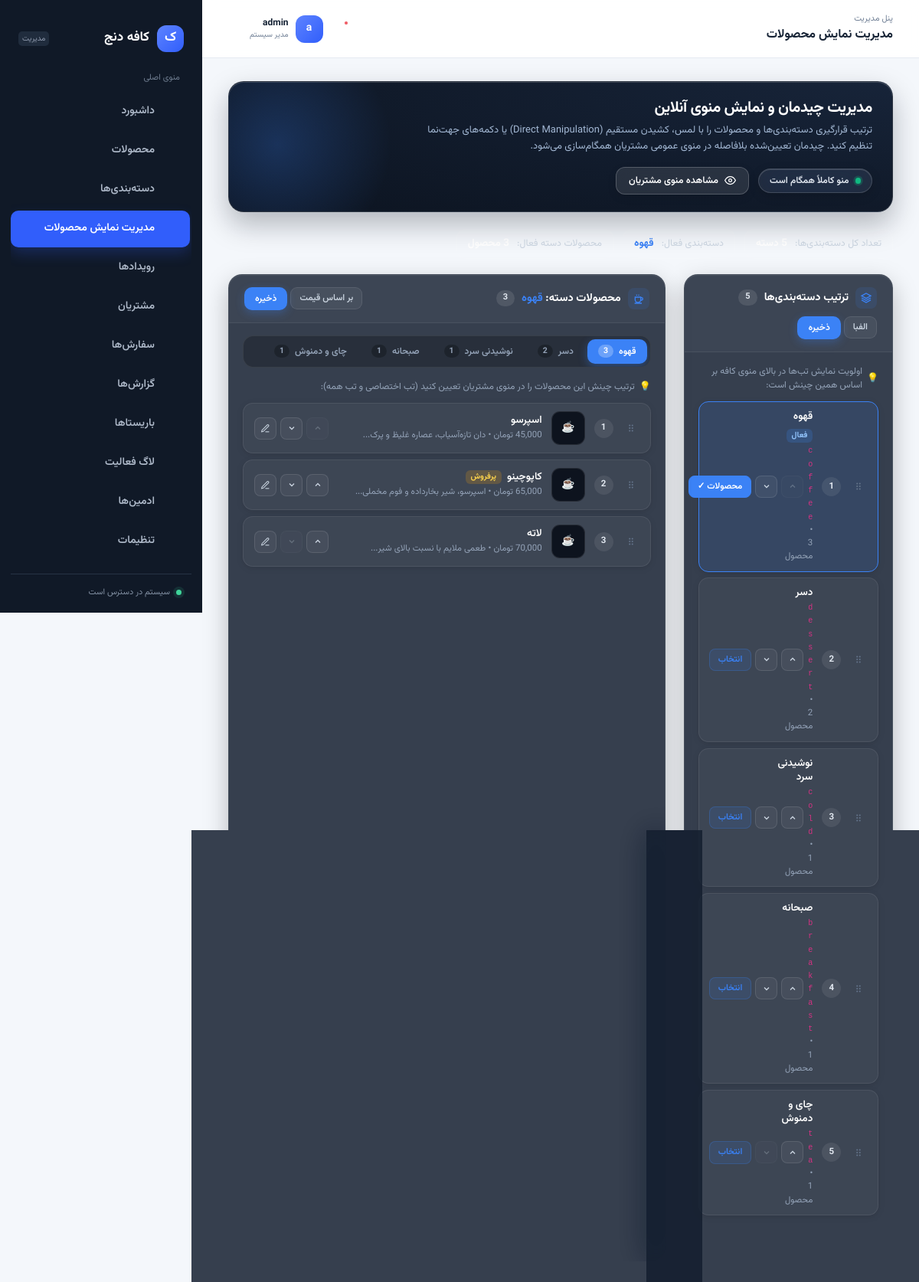
/admin/menu-display.php (signed in), run on the app's committed database.
### tables this page shows
CREATE TABLE IF NOT EXISTS `categories` (
  `id`         INT UNSIGNED AUTO_INCREMENT PRIMARY KEY,
  `name`       VARCHAR(100) NOT NULL,
  `slug`       VARCHAR(100) NOT NULL,            
  `sort_order` SMALLINT UNSIGNED NOT NULL DEFAULT 0,   
  `created_at` TIMESTAMP NOT NULL DEFAULT CURRENT_TIMESTAMP,
  UNIQUE KEY `uq_categories_slug` (`slug`)
);

CREATE TABLE IF NOT EXISTS `products` (
  `id`          INT UNSIGNED AUTO_INCREMENT PRIMARY KEY,
  `category_id` INT UNSIGNED NOT NULL,
  `name`        VARCHAR(150) NOT NULL,
  `description` VARCHAR(500) DEFAULT NULL,
  `price`       DECIMAL(10,0) UNSIGNED NOT NULL,    
  `image`       VARCHAR(255) DEFAULT NULL,           
  `badge`       VARCHAR(50)  DEFAULT NULL,            
  `status`      ENUM('active','inactive') NOT NULL DEFAULT 'active',
  `discount_enabled`   TINYINT(1) NOT NULL DEFAULT 0,
  `discount_type`      ENUM('percentage','fixed') NULL DEFAULT NULL,
  `discount_value`     DECIMAL(10,2) NULL DEFAULT NULL,
  `discount_starts_at` DATE NULL DEFAULT NULL,
  `discount_ends_at`   DATE NULL DEFAULT NULL,
  `sort_order`  SMALLINT UNSIGNED NOT NULL DEFAULT 0,
  `created_at`  TIMESTAMP NOT NULL DEFAULT CURRENT_TIMESTAMP,
  `updated_at`  TIMESTAMP NOT NULL DEFAULT CURRENT_TIMESTAMP ON UPDATE CURRENT_TIMESTAMP,
  KEY `idx_products_category` (`category_id`),
  KEY `idx_products_status` (`status`),
  CONSTRAINT `fk_products_category`
    FOREIGN KEY (`category_id`) REFERENCES `categories`(`id`)
    ON DELETE CASCADE ON UPDATE CASCADE
);

### public_html/admin/menu-display.php (the view, shortened to what the rows shown need)
<?php
require_once __DIR__ . '/../../classes/Product.php';
require_once __DIR__ . '/../../classes/Category.php';
$categories = Category::all();
$selectedCatId = isset($_GET['cat']) ? (int) $_GET['cat'] : null;
$selectedCategory = null;
if ($selectedCatId !== null) {
    foreach ($categories as $cat) {
        if ((int) $cat['id'] === $selectedCatId) {
            $selectedCategory = $cat;
            break;
        }
    }
} elseif (!empty($categories)) {
    $selectedCategory = $categories[0];
}
$categoryProducts = [];
if ($selectedCategory !== null) {
    $categoryProducts = Product::all(['category_id' => (int) $selectedCategory['id']]);
}
require __DIR__ . '/../../includes/admin-header.php';
?>
<div class="menu-display-page">
  <div class="apple-menu-hero">
    <div class="hero-inner-content">
      <div class="hero-title-group">
        <h1>مدیریت چیدمان و نمایش منوی آنلاین</h1>
      </div>
    </div>
  </div>
  <div class="apple-metrics-strip">
    <div class="metric-bubble">
      <span>دسته‌بندی فعال:</span>
      <strong style="color:var(--apple-accent);"><?= $selectedCategory ? htmlspecialchars($selectedCategory['name'], ENT_QUOTES, 'UTF-8') : '—' ?></strong>
    </div>
  </div>
  <div class="row g-4">
    <div class="col-lg-5 col-xl-4">
      <div class="apple-panel-card h-100">
        <div class="apple-panel-body">
          <?php if (empty($categories)): ?>
            <div class="apple-empty-state">
              <div class="empty-icon">📁</div>
              <h6>هنوز دسته‌بندی ثبت نشده است</h6>
              <p>برای شروع چیدمان ابتدا دسته‌بندی جدید بسازید.</p>
            </div>
          <?php else: ?>
            <div class="apple-sortable-list" id="categorySortableList" data-action="categories">
              <?php foreach ($categories as $index => $cat):
                $isCurrent = $selectedCategory && (int)$cat['id'] === (int)$selectedCategory['id'];
                $catCount = (int)($cat['product_count'] ?? 0);
              ?>
                <div class="apple-sort-item <?= $isCurrent ? 'is-selected-item' : '' ?>"
                     data-id="<?= (int)$cat['id'] ?>"
                     data-name="<?= htmlspecialchars($cat['name'], ENT_QUOTES, 'UTF-8') ?>"
                     draggable="true">
                  <div class="apple-drag-handle" title="بکشید تا جابجا شود" aria-label="جابجایی دسته‌بندی">
                    <svg width="14" height="14" viewBox="0 0 24 24" fill="currentColor">
                      <circle cx="9" cy="6" r="1.8"/><circle cx="15" cy="6" r="1.8"/>
                      <circle cx="9" cy="12" r="1.8"/><circle cx="15" cy="12" r="1.8"/>
                      <circle cx="9" cy="18" r="1.8"/><circle cx="15" cy="18" r="1.8"/>
                    </svg>
                  </div>
                  <span class="apple-index-badge"><?= $index + 1 ?></span>
                  <div class="apple-item-info">
                    <div class="apple-item-title">
                      <a href="menu-display?cat=<?= (int)$cat['id'] ?>" class="category-name-link">
                        <?= htmlspecialchars($cat['name'], ENT_QUOTES, 'UTF-8') ?>
                      </a>
                      <?php if ($isCurrent): ?>
                        <span class="apple-tag-pill tag-active">فعال</span>
                      <?php endif; ?>
                    </div>
                    <div class="apple-item-meta">
                      <code><?= htmlspecialchars($cat['slug'], ENT_QUOTES, 'UTF-8') ?></code> • <?= $catCount ?> محصول
                    </div>
                  </div>
                  <div class="apple-item-controls">
                    <button type="button" class="btn-apple-stepper move-up" title="انتقال به بالا" aria-label="بالا" <?= $index === 0 ? 'disabled' : '' ?>>
                      <svg width="12" height="12" viewBox="0 0 24 24" fill="none" stroke="currentColor" stroke-width="2.5"><polyline points="18 15 12 9 6 15"/></svg>
                    </button>
                    <button type="button" class="btn-apple-stepper move-down" title="انتقال به پایین" aria-label="پایین" <?= $index === count($categories) - 1 ? 'disabled' : '' ?>>
                      <svg width="12" height="12" viewBox="0 0 24 24" fill="none" stroke="currentColor" stroke-width="2.5"><polyline points="6 9 12 15 18 9"/></svg>
                    </button>
                    <a href="menu-display?cat=<?= (int)$cat['id'] ?>" class="btn-apple-cat-select <?= $isCurrent ? 'is-active-btn' : '' ?>" title="مشاهده محصولات این دسته">
                      <?= $isCurrent ? 'محصولات ✓' : 'انتخاب' ?>
                    </a>
                  </div>
                </div>
              <?php endforeach; ?>
            </div>
          <?php endif; ?>
        </div>
      </div>
    </div>
    <div class="col-lg-7 col-xl-8">
      <div class="apple-panel-card h-100">
        <div class="apple-panel-header">
          <div class="apple-panel-title">
            <span>
              محصولات دسته:
              <strong style="color:var(--apple-accent);"><?= $selectedCategory ? htmlspecialchars($selectedCategory['name'], ENT_QUOTES, 'UTF-8') : '—' ?></strong>
            </span>
          </div>
        </div>
        <div class="apple-panel-body">
          <div class="apple-segmented-bar-wrapper" role="tablist" aria-label="انتخاب دسته‌بندی">
            <?php foreach ($categories as $cat):
              $isActive = $selectedCategory && (int)$cat['id'] === (int)$selectedCategory['id'];
              $pCount = (int)($cat['product_count'] ?? 0);
            ?>
              <a href="menu-display?cat=<?= (int)$cat['id'] ?>"
                 class="apple-segment-pill <?= $isActive ? 'is-active' : '' ?>"
                 role="tab"
                 aria-selected="<?= $isActive ? 'true' : 'false' ?>">
                <span><?= htmlspecialchars($cat['name'], ENT_QUOTES, 'UTF-8') ?></span>
                <span class="apple-segment-count"><?= $pCount ?></span>
              </a>
            <?php endforeach; ?>
          </div>
          <?php if (!$selectedCategory): ?>
            <div class="apple-empty-state">
              <div class="empty-icon">📂</div>
              <h6>هیچ دسته‌بندی انتخاب نشده است</h6>
              <p>لطفاً ابتدا یک دسته‌بندی را از ستون کناری انتخاب کنید.</p>
            </div>
          <?php else: ?>
            <div class="apple-sortable-list" id="productSortableList" data-category-id="<?= (int)$selectedCategory['id'] ?>">
              <?php foreach ($categoryProducts as $index => $prod):
                $thumb = !empty($prod['image'])
                  ? (defined('UPLOAD_DIR_URL') ? UPLOAD_DIR_URL : '../uploads') . '/' . htmlspecialchars($prod['image'], ENT_QUOTES, 'UTF-8')
                  : null;
                $priceNum = (float)($prod['price'] ?? 0);
              ?>
                <div class="apple-sort-item"
                     data-id="<?= (int)$prod['id'] ?>"
                     data-price="<?= $priceNum ?>"
                     data-name="<?= htmlspecialchars($prod['name'], ENT_QUOTES, 'UTF-8') ?>"
                     draggable="true">
                  <div class="apple-drag-handle" title="بکشید تا جابجا شود" aria-label="جابجایی محصول">
                    <svg width="14" height="14" viewBox="0 0 24 24" fill="currentColor">
                      <circle cx="9" cy="6" r="1.8"/><circle cx="15" cy="6" r="1.8"/>
                      <circle cx="9" cy="12" r="1.8"/><circle cx="15" cy="12" r="1.8"/>
                      <circle cx="9" cy="18" r="1.8"/><circle cx="15" cy="18" r="1.8"/>
                    </svg>
                  </div>
                  <span class="apple-index-badge"><?= $index + 1 ?></span>
                  <div class="apple-product-thumb">
                    <?php if ($thumb): ?>
                      <img src="<?= $thumb ?>" alt="<?= htmlspecialchars($prod['name'], ENT_QUOTES, 'UTF-8') ?>">
                    <?php else: ?>
                      <span class="thumb-placeholder">☕</span>
                    <?php endif; ?>
                  </div>
                  <div class="apple-item-info">
                    <div class="apple-item-title">
                      <strong class="product-title-text"><?= htmlspecialchars($prod['name'], ENT_QUOTES, 'UTF-8') ?></strong>
                      <?php if (!empty($prod['badge'])): ?>
                        <span class="apple-tag-pill tag-badge"><?= htmlspecialchars($prod['badge'], ENT_QUOTES, 'UTF-8') ?></span>
                      <?php endif; ?>
                    </div>
                    <div class="apple-item-meta">
                      <span><?= number_format($priceNum) ?> تومان</span>
                      <?php if (!empty($prod['description'])): ?>
                        <span class="d-none d-sm-inline">• <?= htmlspecialchars(mb_substr($prod['description'], 0, 32), ENT_QUOTES, 'UTF-8') ?>...</span>
                      <?php endif; ?>
                    </div>
                  </div>
                  <div class="apple-item-controls">
                    <button type="button" class="btn-apple-stepper move-up" title="یک پله به بالا" aria-label="بالا" <?= $index === 0 ? 'disabled' : '' ?>>
                      <svg width="12" height="12" viewBox="0 0 24 24" fill="none" stroke="currentColor" stroke-width="2.5"><polyline points="18 15 12 9 6 15"/></svg>
                    </button>
                    <button type="button" class="btn-apple-stepper move-down" title="یک پله به پایین" aria-label="پایین" <?= $index === count($categoryProducts) - 1 ? 'disabled' : '' ?>>
                      <svg width="12" height="12" viewBox="0 0 24 24" fill="none" stroke="currentColor" stroke-width="2.5"><polyline points="6 9 12 15 18 9"/></svg>
                    </button>
                    <a href="edit-product?id=<?= (int)$prod['id'] ?>" class="btn-apple-quick-edit" title="ویرایش محصول" aria-label="ویرایش">
                      <svg width="13" height="13" viewBox="0 0 24 24" fill="none" stroke="currentColor" stroke-width="2"><path d="M12 20h9"/><path d="M16.5 3.5a2.121 2.121 0 0 1 3 3L7 19l-4 1 1-4L16.5 3.5z"/></svg>
                    </a>
                  </div>
                </div>
              <?php endforeach; ?>
            </div>
          <?php endif; ?>
        </div>
      </div>
    </div>
  </div>
</div>
<?php require __DIR__ . '/../../includes/admin-footer.php'; ?>

### data on the page
categories: name "قهوه", shows "فعال", slug "coffee", catCount "3", shows "محصولات ✓", pCount "3"
categories: name "دسر", slug "dessert", catCount "2", shows "انتخاب", pCount "2"
categories: name "نوشیدنی سرد", slug "cold", catCount "1", shows "انتخاب", pCount "1"
categories: name "صبحانه", slug "breakfast", catCount "1", shows "انتخاب", pCount "1"
categories: name "چای و دمنوش", slug "tea", catCount "1", shows "انتخاب", pCount "1"
products: name "اسپرسو", price "45,000", description "دان تازه‌آسیاب، عصاره غلیظ و پرک"
products: name "کاپوچینو", badge "پرفروش", price "65,000", description "اسپرسو، شیر بخارداده و فوم مخملی"
products: name "لاته", price "70,000", description "طعمی ملایم با نسبت بالای شیر"

### other printed values
$item['label'] "داشبورد"
$item['label'] "محصولات"
$item['label'] "دسته‌بندی‌ها"
$item['label'] "مدیریت نمایش محصولات"
$item['label'] "رویدادها"
$item['label'] "مشتریان"
$item['label'] "سفارش‌ها"
$item['label'] "گزارش‌ها"
$item['label'] "باریستاها"
$item['label'] "لاگ فعالیت"
$item['label'] "ادمین‌ها"
$item['label'] "تنظیمات"
$pageTitle "مدیریت نمایش محصولات"
Auth::username() "admin"
count($categories) "5"
